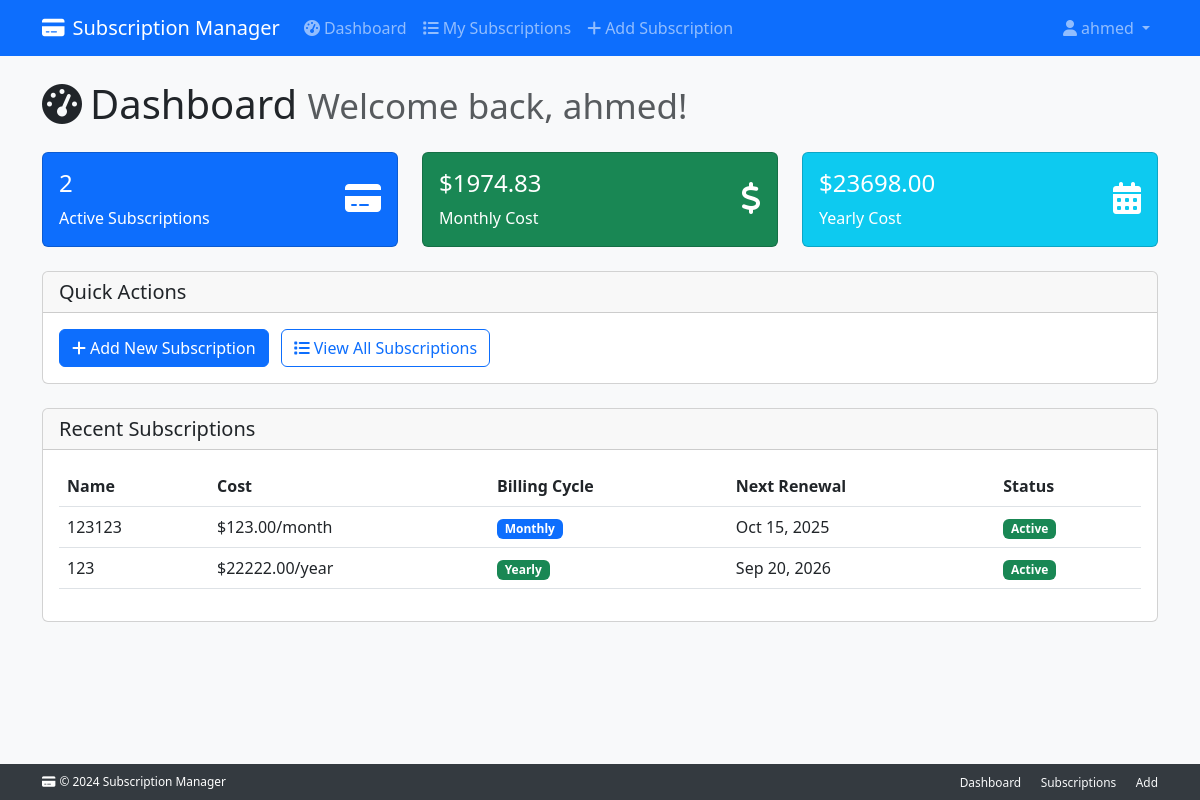
The app's page /dashboard/ (signed in) with its own data.
### subscriptions/models.py (models this page shows, shortened)
class Subscription(models.Model):
    user = models.ForeignKey(settings.AUTH_USER_MODEL, on_delete=models.CASCADE, related_name="subscriptions")
    name = models.CharField(max_length=200)
    monthly_cost = models.DecimalField(max_digits=10, decimal_places=2, null=True, blank=True)
    yearly_cost = models.DecimalField(max_digits=10, decimal_places=2, null=True, blank=True)
    billing_cycle = models.CharField(max_length=10, choices=BILLING_CYCLE_CHOICES)
    start_date = models.DateField()
    renewal_date = models.DateField(null=True, blank=True)
    duration_months = models.PositiveIntegerField(null=True, blank=True, help_text="Duration in months (for monthly billing)")
    duration_years = models.PositiveIntegerField(null=True, blank=True, help_text="Duration in years (for yearly billing)")
    is_active = models.BooleanField(default=True)
    auto_renewal = models.BooleanField(default=True)  # Default enabled
    category = models.ForeignKey(Category, null=True, blank=True, on_delete=models.SET_NULL)
    created_at = models.DateTimeField(auto_now_add=True)
    updated_at = models.DateTimeField(auto_now=True)

### accounts/views.py (the view)
# urls.py: path('dashboard/', views.dashboard, name='dashboard'),
@login_required
def dashboard(request):
    subscriptions = Subscription.objects.filter(user=request.user, is_active=True)
    total_monthly = sum(sub.monthly_cost or 0 for sub in subscriptions if sub.billing_cycle == 'monthly')
    total_yearly = sum(sub.yearly_cost or 0 for sub in subscriptions if sub.billing_cycle == 'yearly')
    yearly_monthly_equivalent = total_yearly / 12 if total_yearly > 0 else 0
    total_monthly_cost = total_monthly + yearly_monthly_equivalent
    total_yearly_cost = total_monthly_cost * 12
    context = {
        'subscriptions': subscriptions,
        'total_monthly_cost': total_monthly_cost,
        'total_yearly_cost': total_yearly_cost,
        'total_subscriptions': subscriptions.count(),
    }
    return render(request, 'dashboard.html', context)

### subscriptions_management_project/templates/dashboard.html (shortened to what this page needs)
{% extends 'base.html' %} {% block title %}Dashboard - Subscription Manager{%endblock %} {% block content %}
<div class="row">
  <div class="col-12">
    <h1 class="mb-4">
      <i class="fas fa-tachometer-alt me-2"></i>Dashboard
      <small class="text-muted">Welcome back, {{ user.username }}!</small>
    </h1>
  </div>
</div>
<div class="row mb-4">
  <div class="col-md-4">
    <div class="card bg-primary text-white">
      <div class="card-body">
        <div class="d-flex justify-content-between">
          <div>
            <h4>{{ total_subscriptions }}</h4>
            <p class="mb-0">Active Subscriptions</p>
          </div>
          <div class="align-self-center">
            <i class="fas fa-credit-card fa-2x"></i>
          </div>
        </div>
      </div>
    </div>
  </div>
  <div class="col-md-4">
    <div class="card bg-success text-white">
      <div class="card-body">
        <div class="d-flex justify-content-between">
          <div>
            <h4>${{ total_monthly_cost|floatformat:2 }}</h4>
            <p class="mb-0">Monthly Cost</p>
          </div>
          <div class="align-self-center">
            <i class="fas fa-dollar-sign fa-2x"></i>
          </div>
        </div>
      </div>
    </div>
  </div>
  <div class="col-md-4">
    <div class="card bg-info text-white">
      <div class="card-body">
        <div class="d-flex justify-content-between">
          <div>
            <h4>${{ total_yearly_cost|floatformat:2 }}</h4>
            <p class="mb-0">Yearly Cost</p>
          </div>
          <div class="align-self-center">
            <i class="fas fa-calendar-alt fa-2x"></i>
          </div>
        </div>
      </div>
    </div>
  </div>
</div>
<div class="row mb-4">
  <div class="col-12">
    <div class="card">
      <div class="card-header">
        <h5 class="mb-0">Quick Actions</h5>
      </div>
      <div class="card-body">
        <a href="{% url 'add_subscription' %}" class="btn btn-primary me-2">
          <i class="fas fa-plus me-1"></i>Add New Subscription
        </a>
        <a
          href="{% url 'subscription_list' %}"
          class="btn btn-outline-primary me-2"
        >
          <i class="fas fa-list me-1"></i>View All Subscriptions
        </a>
      </div>
    </div>
  </div>
</div>
<div class="row mb-4">
  <div class="col-12">
    <div class="card">
      <div class="card-header">
        <h5 class="mb-0">Recent Subscriptions</h5>
      </div>
      <div class="card-body">
        {% if subscriptions %}
        <div class="table-responsive">
          <table class="table table-hover">
            <thead>
              <tr>
                <th>Name</th>
                <th>Cost</th>
                <th>Billing Cycle</th>
                <th>Next Renewal</th>
                <th>Status</th>
              </tr>
            </thead>
            <tbody>
              {% for subscription in subscriptions|slice:":5" %}
              <tr>
                <td>{{ subscription.name }}</td>
                <td>
                  {% if subscription.billing_cycle == 'monthly' %}
                     ${{subscription.monthly_cost|floatformat:2 }}/month
                  {% else %}
                    ${{ subscription.yearly_cost|floatformat:2 }}/year
                  {% endif %}
                </td>
                <td>
                  <span
                    class="badge bg-{% if subscription.billing_cycle == 'monthly' %}primary{% else %}success{% endif %}"
                  >
                    {{ subscription.billing_cycle|title }}
                  </span>
                </td>
                <td>{{ subscription.renewal_date|date:"M d, Y" }}</td>
                <td>
                  <span class="badge bg-success">Active</span>
                </td>
              </tr>
              {% endfor %}
            </tbody>
          </table>
        </div>
        {% endif %}
      </div>
    </div>
  </div>
</div>
{% endblock %}

### subscriptions_management_project/templates/base.html (shortened to what this page needs)
<!DOCTYPE html>
<html lang="en">
  <head>
    <link
      href="https://cdn.jsdelivr.net/npm/bootstrap@5.3.0/dist/css/bootstrap.min.css"
      rel="stylesheet"
    />
    <link
      href="https://cdnjs.cloudflare.com/ajax/libs/font-awesome/6.0.0/css/all.min.css"
      rel="stylesheet"
    />
  </head>
  <body class="bg-light">
    <nav class="navbar navbar-expand-lg navbar-dark bg-primary">
      <div class="container">
        <a class="navbar-brand" href="{% url 'dashboard' %}">
          <i class="fas fa-credit-card me-2"></i>Subscription Manager
        </a>
        <div class="collapse navbar-collapse" id="navbarNav">
          <ul class="navbar-nav me-auto">
            {% if user.is_authenticated %}
            <li class="nav-item">
              <a class="nav-link" href="{% url 'dashboard' %}">
                <i class="fas fa-tachometer-alt me-1"></i>Dashboard
              </a>
            </li>
            <li class="nav-item">
              <a class="nav-link" href="{% url 'subscription_list' %}">
                <i class="fas fa-list me-1"></i>My Subscriptions
              </a>
            </li>
            <li class="nav-item">
              <a class="nav-link" href="{% url 'add_subscription' %}">
                <i class="fas fa-plus me-1"></i>Add Subscription
              </a>
            </li>
            {% endif %}
          </ul>
          <ul class="navbar-nav">
            {% if user.is_authenticated %}
            <li class="nav-item dropdown">
              <a
                class="nav-link dropdown-toggle"
                href="#"
                id="navbarDropdown"
                role="button"
                data-bs-toggle="dropdown"
              >
                <i class="fas fa-user me-1"></i>{{ user.username }}
              </a>
            </li>
            {% endif %}
          </ul>
        </div>
      </div>
    </nav>
    <div class="main-content">
      <div class="content-wrapper">
        <main class="container mt-4 mb-5">
          {% block content %}{% endblock %}
        </main>
      </div>
      <footer class="footer">
        <div class="container">
          <div class="row align-items-center">
            <div class="col-md-6">
              <p class="mb-0 small">
                <i class="fas fa-credit-card me-1"></i>&copy; 2024 Subscription
                Manager
              </p>
            </div>
            <div class="col-md-6 text-md-end">
              <a
                href="{% url 'dashboard' %}"
                class="text-light text-decoration-none me-3 small"
                >Dashboard</a
              >
              <a
                href="{% url 'subscription_list' %}"
                class="text-light text-decoration-none me-3 small"
                >Subscriptions</a
              >
              <a
                href="{% url 'add_subscription' %}"
                class="text-light text-decoration-none small"
                >Add</a
              >
            </div>
          </div>
        </div>
      </footer>
    </div>
  </body>
</html>

### subscriptions_management_project/templates/base.html (style rules this page uses)
html, body { height: 100%; }
body { display: flex; flex-direction: column; }
.main-content { flex: 1; display: flex; flex-direction: column; }
.content-wrapper { flex: 1; }
.footer { background-color: #343a40; color: white; padding: 8px 0; margin-top: auto; font-size: 0.85rem; }

### records on screen
Subscription: name "123123", monthly_cost "123.00", billing_cycle "Monthly", renewal_date "Oct 15, 2025"
Subscription: name "123", yearly_cost "22222.00", billing_cycle "Yearly", renewal_date "Sep 20, 2026"

### other values on screen
{{ user.username }} "ahmed"
{{ total_subscriptions }} "2"
{{ total_monthly_cost|floatformat:2 }} "1974.83"
{{ total_yearly_cost|floatformat:2 }} "23698.00"
